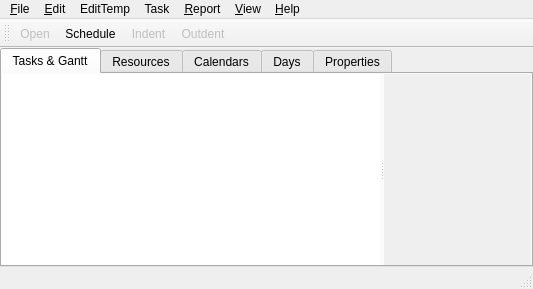
<?xml version="1.0" encoding="UTF-8"?>
<ui version="4.0">
 <class>MainWindow</class>
 <widget class="QMainWindow" name="MainWindow">
  <property name="geometry">
   <rect>
    <x>0</x>
    <y>0</y>
    <width>533</width>
    <height>289</height>
   </rect>
  </property>
  <property name="windowTitle">
   <string>QPlanner</string>
  </property>
  <widget class="QWidget" name="centralWidget">
   <layout class="QHBoxLayout" name="horizontalLayout_5">
    <property name="margin">
     <number>0</number>
    </property>
    <item>
     <widget class="QTabWidget" name="mainTabWidget">
      <property name="currentIndex">
       <number>0</number>
      </property>
      <widget class="QWidget" name="tasksGanttTab">
       <attribute name="title">
        <string>Tasks &amp;&amp; Gantt</string>
       </attribute>
       <layout class="QHBoxLayout" name="horizontalLayout">
        <property name="margin">
         <number>0</number>
        </property>
        <item>
         <widget class="QSplitter" name="tasksGanttSplitter">
          <property name="orientation">
           <enum>Qt::Horizontal</enum>
          </property>
          <widget class="QTableView" name="tasksView">
           <property name="frameShape">
            <enum>QFrame::NoFrame</enum>
           </property>
           <property name="dragEnabled">
            <bool>true</bool>
           </property>
           <property name="alternatingRowColors">
            <bool>false</bool>
           </property>
          </widget>
          <widget class="GanttView" name="ganttView">
           <property name="frameShape">
            <enum>QFrame::NoFrame</enum>
           </property>
           <property name="widgetResizable">
            <bool>true</bool>
           </property>
           <widget class="QWidget" name="ganttWidget">
            <property name="geometry">
             <rect>
              <x>0</x>
              <y>0</y>
              <width>147</width>
              <height>199</height>
             </rect>
            </property>
           </widget>
          </widget>
         </widget>
        </item>
       </layout>
      </widget>
      <widget class="QWidget" name="resourcesTab">
       <attribute name="title">
        <string>Resources</string>
       </attribute>
       <layout class="QHBoxLayout" name="horizontalLayout_2">
        <property name="margin">
         <number>0</number>
        </property>
        <item>
         <widget class="QTableView" name="resourcesView">
          <property name="frameShape">
           <enum>QFrame::NoFrame</enum>
          </property>
          <property name="dragEnabled">
           <bool>true</bool>
          </property>
          <property name="alternatingRowColors">
           <bool>false</bool>
          </property>
         </widget>
        </item>
       </layout>
      </widget>
      <widget class="QWidget" name="calendarsTab">
       <attribute name="title">
        <string>Calendars</string>
       </attribute>
       <layout class="QHBoxLayout" name="horizontalLayout_3">
        <property name="margin">
         <number>0</number>
        </property>
        <item>
         <widget class="QTableView" name="calendarsView">
          <property name="frameShape">
           <enum>QFrame::NoFrame</enum>
          </property>
          <property name="dragEnabled">
           <bool>true</bool>
          </property>
          <property name="alternatingRowColors">
           <bool>false</bool>
          </property>
         </widget>
        </item>
       </layout>
      </widget>
      <widget class="QWidget" name="daysTab">
       <attribute name="title">
        <string>Days</string>
       </attribute>
       <layout class="QHBoxLayout" name="horizontalLayout_4">
        <property name="margin">
         <number>0</number>
        </property>
        <item>
         <widget class="QTableView" name="daysView">
          <property name="frameShape">
           <enum>QFrame::NoFrame</enum>
          </property>
          <property name="dragEnabled">
           <bool>true</bool>
          </property>
          <property name="alternatingRowColors">
           <bool>false</bool>
          </property>
         </widget>
        </item>
       </layout>
      </widget>
      <widget class="QWidget" name="propertiesTab">
       <attribute name="title">
        <string>Properties</string>
       </attribute>
       <layout class="QHBoxLayout" name="horizontalLayout_6">
        <property name="margin">
         <number>0</number>
        </property>
        <item>
         <widget class="QSplitter" name="propertiesSplitter">
          <property name="autoFillBackground">
           <bool>true</bool>
          </property>
          <property name="orientation">
           <enum>Qt::Horizontal</enum>
          </property>
          <widget class="QScrollArea" name="propertiesScrollArea">
           <property name="frameShape">
            <enum>QFrame::NoFrame</enum>
           </property>
           <property name="widgetResizable">
            <bool>true</bool>
           </property>
           <widget class="PropertiesWidget" name="propertiesWidget">
            <property name="geometry">
             <rect>
              <x>0</x>
              <y>0</y>
              <width>98</width>
              <height>359</height>
             </rect>
            </property>
            <property name="sizePolicy">
             <sizepolicy hsizetype="Ignored" vsizetype="Preferred">
              <horstretch>0</horstretch>
              <verstretch>0</verstretch>
             </sizepolicy>
            </property>
            <layout class="QVBoxLayout" name="verticalLayout_2">
             <item>
              <layout class="QFormLayout" name="formProprties">
               <property name="fieldGrowthPolicy">
                <enum>QFormLayout::AllNonFixedFieldsGrow</enum>
               </property>
               <item row="0" column="0">
                <widget class="QLabel" name="labelTitle">
                 <property name="text">
                  <string>Title</string>
                 </property>
                </widget>
               </item>
               <item row="0" column="1">
                <widget class="QLineEdit" name="title"/>
               </item>
               <item row="1" column="0">
                <widget class="QLabel" name="labelPlanStart">
                 <property name="text">
                  <string>Plan start</string>
                 </property>
                </widget>
               </item>
               <item row="1" column="1">
                <widget class="QDateTimeEdit" name="planStart">
                 <property name="calendarPopup">
                  <bool>true</bool>
                 </property>
                </widget>
               </item>
               <item row="2" column="0">
                <widget class="QLabel" name="labelPlanEnd">
                 <property name="text">
                  <string>Plan end</string>
                 </property>
                </widget>
               </item>
               <item row="2" column="1">
                <widget class="QLineEdit" name="planEnd"/>
               </item>
               <item row="3" column="0">
                <widget class="QLabel" name="labelDefaultCal">
                 <property name="text">
                  <string>Default Calendar</string>
                 </property>
                </widget>
               </item>
               <item row="3" column="1">
                <widget class="QComboBox" name="defaultCal"/>
               </item>
               <item row="4" column="0">
                <widget class="QLabel" name="labelDateTimeFormat">
                 <property name="text">
                  <string>Date time format</string>
                 </property>
                </widget>
               </item>
               <item row="4" column="1">
                <widget class="QLineEdit" name="dateTimeFormat"/>
               </item>
               <item row="5" column="0">
                <widget class="QLabel" name="labelFileName">
                 <property name="text">
                  <string>File name</string>
                 </property>
                </widget>
               </item>
               <item row="5" column="1">
                <widget class="QLineEdit" name="fileName"/>
               </item>
               <item row="6" column="0">
                <widget class="QLabel" name="labelFileLocation">
                 <property name="text">
                  <string>File location</string>
                 </property>
                </widget>
               </item>
               <item row="6" column="1">
                <widget class="QLineEdit" name="fileLocation"/>
               </item>
               <item row="7" column="0">
                <widget class="QLabel" name="labelSavedBy">
                 <property name="text">
                  <string>Saved by</string>
                 </property>
                </widget>
               </item>
               <item row="7" column="1">
                <widget class="QLineEdit" name="savedBy"/>
               </item>
               <item row="8" column="0">
                <widget class="QLabel" name="labelSavedWhen">
                 <property name="text">
                  <string>Saved when</string>
                 </property>
                </widget>
               </item>
               <item row="8" column="1">
                <widget class="QLineEdit" name="savedWhen"/>
               </item>
              </layout>
             </item>
             <item>
              <widget class="QGroupBox" name="groupBox">
               <property name="title">
                <string>Number of</string>
               </property>
               <layout class="QVBoxLayout" name="verticalLayout_3">
                <item>
                 <layout class="QFormLayout" name="numLayout">
                  <item row="0" column="0">
                   <widget class="QLabel" name="labelTasks">
                    <property name="text">
                     <string>Tasks</string>
                    </property>
                   </widget>
                  </item>
                  <item row="1" column="0">
                   <widget class="QLabel" name="labelResources">
                    <property name="text">
                     <string>Resources</string>
                    </property>
                   </widget>
                  </item>
                  <item row="2" column="0">
                   <widget class="QLabel" name="labelCalendars">
                    <property name="text">
                     <string>Calendars</string>
                    </property>
                   </widget>
                  </item>
                  <item row="0" column="1">
                   <widget class="QLabel" name="numTasks">
                    <property name="text">
                     <string>: 0</string>
                    </property>
                   </widget>
                  </item>
                  <item row="1" column="1">
                   <widget class="QLabel" name="numResources">
                    <property name="text">
                     <string>: 0</string>
                    </property>
                   </widget>
                  </item>
                  <item row="2" column="1">
                   <widget class="QLabel" name="numCalendars">
                    <property name="text">
                     <string>: 0</string>
                    </property>
                   </widget>
                  </item>
                  <item row="3" column="0">
                   <widget class="QLabel" name="labelDays">
                    <property name="text">
                     <string>Days</string>
                    </property>
                   </widget>
                  </item>
                  <item row="3" column="1">
                   <widget class="QLabel" name="numDays">
                    <property name="text">
                     <string>: 0</string>
                    </property>
                   </widget>
                  </item>
                 </layout>
                </item>
               </layout>
              </widget>
             </item>
            </layout>
           </widget>
          </widget>
          <widget class="QWidget" name="notesWidget" native="true">
           <property name="sizePolicy">
            <sizepolicy hsizetype="Preferred" vsizetype="Preferred">
             <horstretch>1</horstretch>
             <verstretch>0</verstretch>
            </sizepolicy>
           </property>
           <layout class="QVBoxLayout" name="notesLayout">
            <property name="margin">
             <number>9</number>
            </property>
            <item>
             <widget class="QLabel" name="notesLabel">
              <property name="text">
               <string>Notes</string>
              </property>
             </widget>
            </item>
            <item>
             <widget class="QPlainTextEdit" name="notesEdit"/>
            </item>
           </layout>
          </widget>
         </widget>
        </item>
       </layout>
      </widget>
     </widget>
    </item>
   </layout>
  </widget>
  <widget class="QMenuBar" name="menuBar">
   <property name="geometry">
    <rect>
     <x>0</x>
     <y>0</y>
     <width>533</width>
     <height>21</height>
    </rect>
   </property>
   <widget class="QMenu" name="menuFile">
    <property name="title">
     <string>&amp;File</string>
    </property>
    <addaction name="actionNew"/>
    <addaction name="actionOpen"/>
    <addaction name="actionSave"/>
    <addaction name="actionSaveAs"/>
    <addaction name="separator"/>
    <addaction name="actionPrintPreview"/>
    <addaction name="actionPrint"/>
    <addaction name="separator"/>
    <addaction name="actionExit"/>
   </widget>
   <widget class="QMenu" name="menuEditTemp">
    <property name="title">
     <string>EditTemp</string>
    </property>
    <addaction name="actionUndo"/>
    <addaction name="actionRedo"/>
    <addaction name="separator"/>
    <addaction name="actionInsert"/>
    <addaction name="separator"/>
    <addaction name="actionCut"/>
    <addaction name="actionCopy"/>
    <addaction name="actionPaste"/>
    <addaction name="actionDelete"/>
    <addaction name="separator"/>
    <addaction name="actionFindReplace"/>
    <addaction name="actionSchedule"/>
   </widget>
   <widget class="QMenu" name="menuHelp">
    <property name="title">
     <string>&amp;Help</string>
    </property>
    <addaction name="actionAboutQPlanner"/>
   </widget>
   <widget class="QMenu" name="menuReport">
    <property name="title">
     <string>&amp;Report</string>
    </property>
    <addaction name="actionTBD"/>
   </widget>
   <widget class="QMenu" name="menuView">
    <property name="title">
     <string>&amp;View</string>
    </property>
    <addaction name="actionUndoStackView"/>
   </widget>
   <widget class="QMenu" name="menuEdit">
    <property name="title">
     <string>&amp;Edit</string>
    </property>
   </widget>
   <widget class="QMenu" name="menuTask">
    <property name="title">
     <string>Task</string>
    </property>
    <addaction name="actionIndent"/>
    <addaction name="actionOutdent"/>
   </widget>
   <addaction name="menuFile"/>
   <addaction name="menuEdit"/>
   <addaction name="menuEditTemp"/>
   <addaction name="menuTask"/>
   <addaction name="menuReport"/>
   <addaction name="menuView"/>
   <addaction name="menuHelp"/>
  </widget>
  <widget class="QToolBar" name="mainToolBar">
   <attribute name="toolBarArea">
    <enum>TopToolBarArea</enum>
   </attribute>
   <attribute name="toolBarBreak">
    <bool>false</bool>
   </attribute>
   <addaction name="actionOpen"/>
   <addaction name="actionSchedule"/>
   <addaction name="actionIndent"/>
   <addaction name="actionOutdent"/>
  </widget>
  <widget class="QStatusBar" name="statusBar"/>
  <action name="actionOpen">
   <property name="enabled">
    <bool>false</bool>
   </property>
   <property name="text">
    <string>Open...</string>
   </property>
   <property name="statusTip">
    <string>Open a file containing a plan</string>
   </property>
   <property name="shortcut">
    <string>Ctrl+O</string>
   </property>
  </action>
  <action name="actionNew">
   <property name="enabled">
    <bool>false</bool>
   </property>
   <property name="text">
    <string>New</string>
   </property>
   <property name="statusTip">
    <string>Start a new plan</string>
   </property>
   <property name="shortcut">
    <string>Ctrl+N</string>
   </property>
  </action>
  <action name="actionSave">
   <property name="enabled">
    <bool>false</bool>
   </property>
   <property name="text">
    <string>Save</string>
   </property>
   <property name="statusTip">
    <string>Save plan to existing file</string>
   </property>
   <property name="shortcut">
    <string>Ctrl+S</string>
   </property>
  </action>
  <action name="actionSaveAs">
   <property name="enabled">
    <bool>false</bool>
   </property>
   <property name="text">
    <string>Save As...</string>
   </property>
   <property name="statusTip">
    <string>Save plan to new file</string>
   </property>
  </action>
  <action name="actionExit">
   <property name="enabled">
    <bool>false</bool>
   </property>
   <property name="text">
    <string>Exit</string>
   </property>
   <property name="statusTip">
    <string>Exit QPlanner application</string>
   </property>
   <property name="shortcut">
    <string>Ctrl+Q</string>
   </property>
  </action>
  <action name="actionPrintPreview">
   <property name="enabled">
    <bool>false</bool>
   </property>
   <property name="text">
    <string>Print preview...</string>
   </property>
   <property name="statusTip">
    <string>Print preview of plan</string>
   </property>
  </action>
  <action name="actionPrint">
   <property name="enabled">
    <bool>false</bool>
   </property>
   <property name="text">
    <string>Print...</string>
   </property>
   <property name="statusTip">
    <string>Print plan</string>
   </property>
  </action>
  <action name="actionAboutQPlanner">
   <property name="enabled">
    <bool>false</bool>
   </property>
   <property name="text">
    <string>About QPlanner...</string>
   </property>
   <property name="statusTip">
    <string>Information about QPlanner</string>
   </property>
  </action>
  <action name="actionRedo">
   <property name="enabled">
    <bool>false</bool>
   </property>
   <property name="text">
    <string>Redo</string>
   </property>
   <property name="statusTip">
    <string>--- replaced by redo action from undostack ---</string>
   </property>
   <property name="shortcut">
    <string>Ctrl+Y</string>
   </property>
  </action>
  <action name="actionUndo">
   <property name="enabled">
    <bool>false</bool>
   </property>
   <property name="text">
    <string>Undo</string>
   </property>
   <property name="statusTip">
    <string>--- replaced by undo action from undostack ---</string>
   </property>
   <property name="shortcut">
    <string>Ctrl+Z</string>
   </property>
  </action>
  <action name="actionCut">
   <property name="enabled">
    <bool>false</bool>
   </property>
   <property name="text">
    <string>Cut</string>
   </property>
   <property name="statusTip">
    <string>Cut selection</string>
   </property>
   <property name="shortcut">
    <string>Ctrl+X</string>
   </property>
  </action>
  <action name="actionCopy">
   <property name="enabled">
    <bool>false</bool>
   </property>
   <property name="text">
    <string>Copy</string>
   </property>
   <property name="statusTip">
    <string>Copy selection</string>
   </property>
   <property name="shortcut">
    <string>Ctrl+C</string>
   </property>
  </action>
  <action name="actionPaste">
   <property name="enabled">
    <bool>false</bool>
   </property>
   <property name="text">
    <string>Paste</string>
   </property>
   <property name="statusTip">
    <string>Paste from clipboard</string>
   </property>
   <property name="shortcut">
    <string>Ctrl+V</string>
   </property>
  </action>
  <action name="actionDelete">
   <property name="enabled">
    <bool>false</bool>
   </property>
   <property name="text">
    <string>Delete</string>
   </property>
   <property name="statusTip">
    <string>Delete selection</string>
   </property>
   <property name="shortcut">
    <string>Del</string>
   </property>
  </action>
  <action name="actionFindReplace">
   <property name="enabled">
    <bool>false</bool>
   </property>
   <property name="text">
    <string>Find/Replace...</string>
   </property>
   <property name="statusTip">
    <string>Find &amp; Replace</string>
   </property>
   <property name="shortcut">
    <string>Ctrl+F</string>
   </property>
  </action>
  <action name="actionInsert">
   <property name="enabled">
    <bool>false</bool>
   </property>
   <property name="text">
    <string>Insert</string>
   </property>
   <property name="statusTip">
    <string>Insert above</string>
   </property>
   <property name="shortcut">
    <string>Ins</string>
   </property>
  </action>
  <action name="actionUndoStackView">
   <property name="checkable">
    <bool>true</bool>
   </property>
   <property name="text">
    <string>Undo Stack...</string>
   </property>
   <property name="toolTip">
    <string>Open/close undo stack view</string>
   </property>
   <property name="statusTip">
    <string>Open/close undo stack view</string>
   </property>
  </action>
  <action name="actionTBD">
   <property name="enabled">
    <bool>false</bool>
   </property>
   <property name="text">
    <string>TBD</string>
   </property>
  </action>
  <action name="actionSchedule">
   <property name="text">
    <string>Schedule</string>
   </property>
   <property name="statusTip">
    <string>Calculate project schedule</string>
   </property>
  </action>
  <action name="actionIndent">
   <property name="enabled">
    <bool>false</bool>
   </property>
   <property name="text">
    <string>Indent</string>
   </property>
   <property name="toolTip">
    <string>Indent task(s)</string>
   </property>
   <property name="statusTip">
    <string>Indent task(s)</string>
   </property>
  </action>
  <action name="actionOutdent">
   <property name="enabled">
    <bool>false</bool>
   </property>
   <property name="text">
    <string>Outdent</string>
   </property>
   <property name="toolTip">
    <string>Outdent task(s)</string>
   </property>
   <property name="statusTip">
    <string>Outdent task(s)</string>
   </property>
  </action>
 </widget>
 <layoutdefault spacing="6" margin="11"/>
 <customwidgets>
  <customwidget>
   <class>PropertiesWidget</class>
   <extends>QWidget</extends>
   <header>propertieswidget.h</header>
   <container>1</container>
  </customwidget>
  <customwidget>
   <class>GanttView</class>
   <extends>QScrollArea</extends>
   <header>ganttview.h</header>
   <container>1</container>
  </customwidget>
 </customwidgets>
 <resources/>
 <connections>
  <connection>
   <sender>actionUndoStackView</sender>
   <signal>triggered(bool)</signal>
   <receiver>MainWindow</receiver>
   <slot>slotUndoStackView(bool)</slot>
   <hints>
    <hint type="sourcelabel">
     <x>-1</x>
     <y>-1</y>
    </hint>
    <hint type="destinationlabel">
     <x>266</x>
     <y>144</y>
    </hint>
   </hints>
  </connection>
  <connection>
   <sender>actionSchedule</sender>
   <signal>triggered()</signal>
   <receiver>MainWindow</receiver>
   <slot>slotSchedulePlan()</slot>
   <hints>
    <hint type="sourcelabel">
     <x>-1</x>
     <y>-1</y>
    </hint>
    <hint type="destinationlabel">
     <x>266</x>
     <y>144</y>
    </hint>
   </hints>
  </connection>
  <connection>
   <sender>actionIndent</sender>
   <signal>triggered()</signal>
   <receiver>MainWindow</receiver>
   <slot>slotIndent()</slot>
   <hints>
    <hint type="sourcelabel">
     <x>-1</x>
     <y>-1</y>
    </hint>
    <hint type="destinationlabel">
     <x>266</x>
     <y>144</y>
    </hint>
   </hints>
  </connection>
  <connection>
   <sender>actionOutdent</sender>
   <signal>triggered()</signal>
   <receiver>MainWindow</receiver>
   <slot>slotOutdent()</slot>
   <hints>
    <hint type="sourcelabel">
     <x>-1</x>
     <y>-1</y>
    </hint>
    <hint type="destinationlabel">
     <x>266</x>
     <y>144</y>
    </hint>
   </hints>
  </connection>
 </connections>
 <slots>
  <slot>slotUndoStackView(bool)</slot>
  <slot>slotSchedulePlan()</slot>
  <slot>slotIndent()</slot>
  <slot>slotOutdent()</slot>
 </slots>
</ui>
